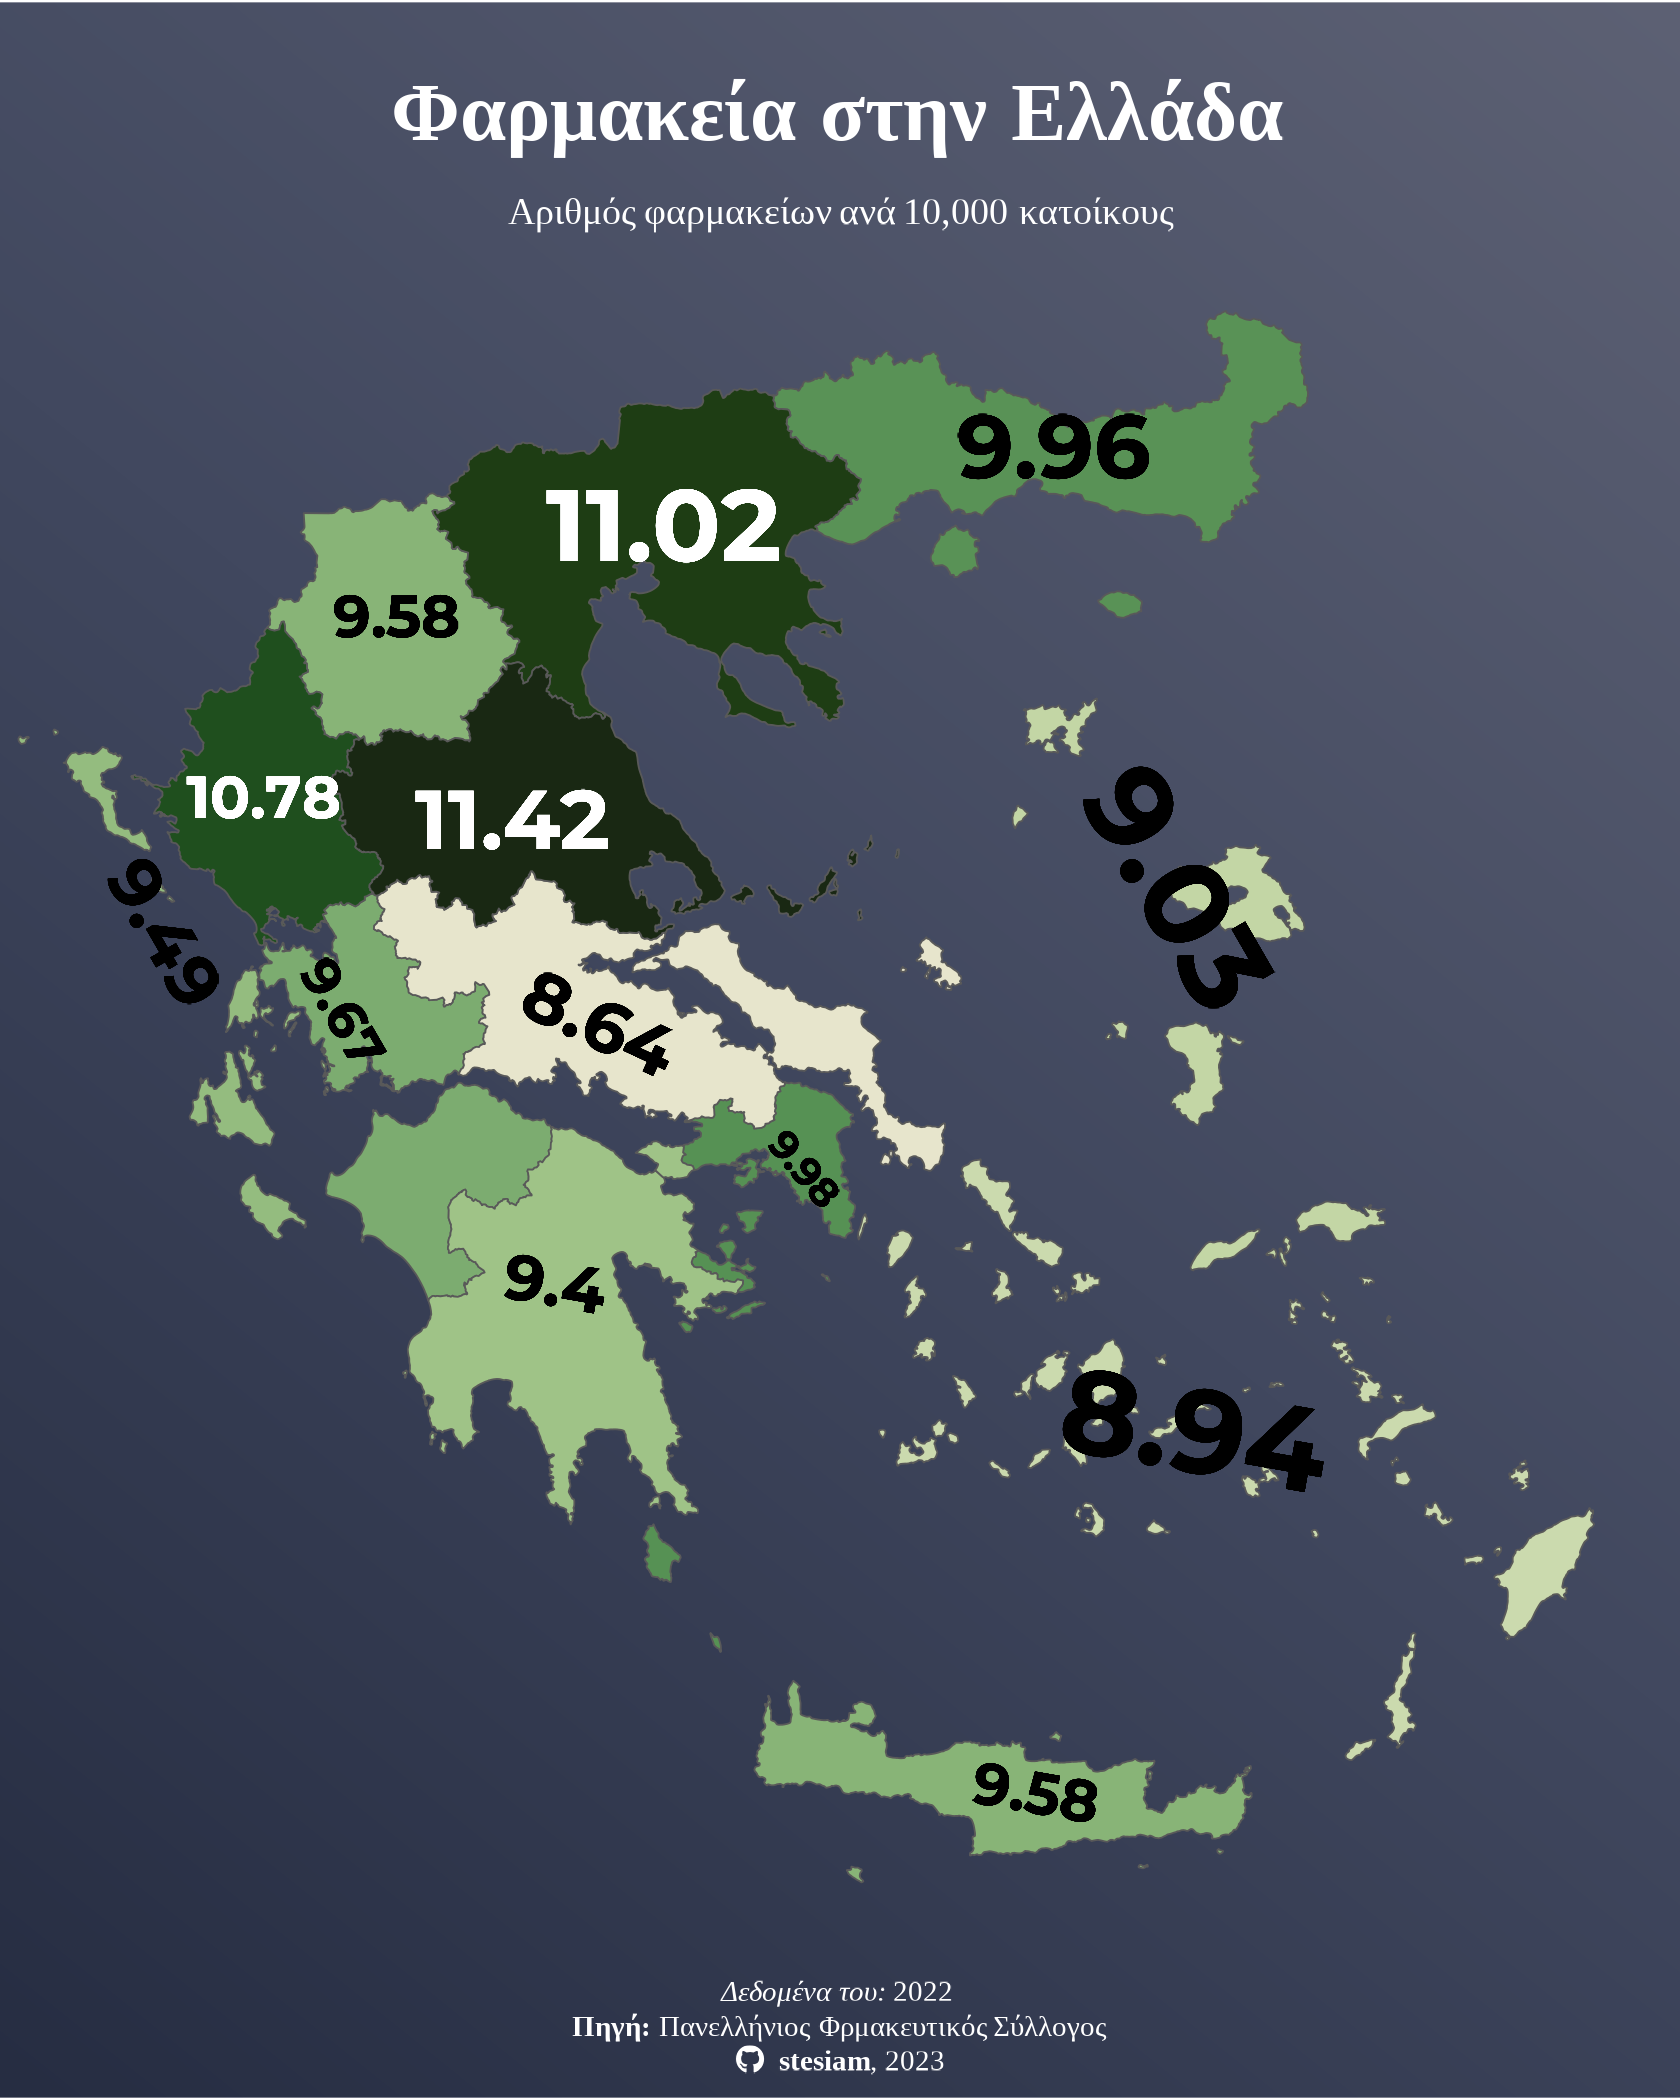

The R source for this figure:
library(readr)
library(readxl)
library(dplyr)
library(fuzzyjoin)
library(tabulizer)

library(ggplot2)
library(MetBrewer)
library(sf)
library(glue)
library(ggtext)
library(showtext)
library(sysfonts)


font_add_google("Righteous", family = "clim")
font_add_google("Montserrat", family = "mont")

sysfonts::font_add('fb', '/home/stelios/Downloads/fontawesome-free-6.4.0-desktop/otfs/Font Awesome 6 Brands-Regular-400.otf')
sysfonts::font_add('fs', '/home/stelios/Downloads/fontawesome-free-6.4.0-desktop/otfs/Font Awesome 6 Free-Solid-900.otf')


showtext_auto()
showtext::showtext_opts(dpi = 300)

here::here("GIF-1")

shapefile <- st_read("Shapefiles/GR_bsm_admn_adm2_py_EuroGeoGraphics_2015_pp.shp")


## Download and load dataset

download.file(
  url = "https://www.statistics.gr/en/statistics?p_p_id=documents_WAR_publicationsportlet_INSTANCE_Mr0GiQJSgPHd&p_p_lifecycle=2&p_p_state=normal&p_p_mode=view&p_p_cacheability=cacheLevelPage&p_p_col_id=column-2&p_p_col_count=4&p_p_col_pos=3&_documents_WAR_publicationsportlet_INSTANCE_Mr0GiQJSgPHd_javax.faces.resource=document&_documents_WAR_publicationsportlet_INSTANCE_Mr0GiQJSgPHd_ln=downloadResources&_documents_WAR_publicationsportlet_INSTANCE_Mr0GiQJSgPHd_documentID=115793&_documents_WAR_publicationsportlet_INSTANCE_Mr0GiQJSgPHd_locale=en",
  destfile = "GIF-0/pharmacies.xlsx"
)



statistics_tables <- extract_tables(
  file   = "GIF-2/subset.pdf", 
  method = "decide", 
  output = "data.frame")

regional_population = statistics_tables[[1]] |>
  select(-1) |>
  select(1,3) |>
  setNames(c("Region", "Population")) |>
  mutate(
    Population = stringr::str_replace_all(Population, ",", "")
  ) |>
  tidyr::drop_na() |>
  mutate(
    Region = stringr::str_to_title(Region)
  ) |>
  slice(-nrow(statistics_tables[[1]]))

pharmacies_raw = read_excel("GIF-0/pharmacies.xlsx", 
                                          sheet = "Φαρμακεία 2010-2022") |>
  select(last_col(), last_col(1)) |>
  tidyr::drop_na() |>
  setNames(c("Region", "Pharmacies"))

data_join = fuzzyjoin::stringdist_left_join(regional_population, pharmacies_raw,
                                            by = "Region",distance_col = "distance") |>
  rename(Region = Region.x) |>
  mutate(Pharmacies10000Capita = round(Pharmacies * 10000 / as.numeric(Population), digits = 2 )) |>
  rename(NAMA2 = Region) |>
  select(NAMA2, Pharmacies10000Capita)


data_shp_join = fuzzyjoin::stringdist_left_join(data_join, shapefile,
                                                by = "NAMA2",distance_col = "distance",
                                                max_dist = 7) |>
  group_by(NAMA2.x) |>
  dplyr::filter(distance == min(distance)) |>
  rename(Region = NAMA2.x) |>
  select(Region, Pharmacies10000Capita, geometry) |>
  arrange(Region) |>
  st_as_sf()

## Viz texts

title_text = glue("<b>Φαρμακεία στην Ελλάδα</b>")
subtitle_text = glue("Αριθμός φαρμακείων ανά 10,000 κατοίκους")
caption_text = glue("*Δεδομένα του:* 2022 <br><b> Πηγή:</b> Πανελλήνιος Φρμακευτικός Σύλλογος<br><span style='font-family:fb;'  >&#xf09b;</span> <b>stesiam</b>, 2023")


## Viz background

bg_gradient <- grid::linearGradient(colours = rev(MetBrewer::met.brewer("Demuth")[8:10]))

## Map viz

map = ggplot2::ggplot(data = data_shp_join) +
  scale_x_continuous(limits = c(19.7, 28.3)) +
  geom_sf(aes(fill = Pharmacies10000Capita)) +
  
  # Eastern Macedonia and Thrace
  
  geom_sf_text(
    x = 25.2, y = 41.15, 
    label = data_shp_join$Pharmacies10000Capita[1], 
    size = 7.5, 
    family = "mont",
    fontface = "bold",
    color = "black"
  ) +
  
  # Attica (Athens)
  geom_sf_text(
    x = 23.8, y = 37.96, 
    label = data_shp_join$Pharmacies10000Capita[2], 
    size = 3.4, 
    family = "mont",
    fontface = "bold",
    angle = -50,
    color = "black"
  ) +
  # Western Greece
  geom_sf_text(
    x = 21.2, y = 38.65, 
    label = data_shp_join$Pharmacies10000Capita[3], 
    size = 4.5, 
    family = "mont",
    fontface = "bold",
    angle = -60
  ) +
  
  # Western Macedonia
  
  geom_sf_text(
    x = 21.5, y = 40.4, 
    label = data_shp_join$Pharmacies10000Capita[4], 
    size = 5, 
    family = "mont",
    fontface = "bold",
    color = "black"
  ) +
  
  # Ionian Islands
  
  geom_sf_text(
    x = 20.2, y = 39,
    label = data_shp_join$Pharmacies10000Capita[5], 
    size = 6, 
    family = "mont",
    fontface = "bold",
    angle = -60
  ) +
  
  # Epirus
  
  geom_sf_text(
    x = 20.75, y = 39.6,
    label = data_shp_join$Pharmacies10000Capita[6], 
    size = 5, 
    family = "mont",
    fontface = "bold",
    color = "white"
  ) +
  
  # Central Macedonia
  
  geom_sf_text(
    x = 23, y = 40.8, 
    label = data_shp_join$Pharmacies10000Capita[7], 
    size = 8.5, 
    family = "mont",
    fontface = "bold",
    color = "white"
  ) +
  
  # Crete
  
  geom_sf_text(
    x = 25.1, y = 35.2, 
    label = data_shp_join$Pharmacies10000Capita[8], 
    size = 5, 
    family = "mont",
    fontface = "bold",
    angle = -10
  ) +
  
  # South Aegean
  
  geom_sf_text(
    x = 26, y = 36.8, 
    label = data_shp_join$Pharmacies10000Capita[9], 
    size = 10, 
    family = "mont",
    fontface = "bold",
    angle = -10,
    color = "black"
  ) +
  
  # Peloponnese
  
  geom_sf_text(
    x = 22.4, y = 37.45, 
    label = data_shp_join$Pharmacies10000Capita[10], 
    size = 5.4, 
    family = "mont",
    fontface = "bold",
    angle = -10
  ) +
  
  # Central Greece
  
  geom_sf_text(
    x = 22.65, y = 38.6, 
    label = data_shp_join$Pharmacies10000Capita[11], 
    size = 6, 
    family = "mont",
    fontface = "bold",
    angle = -25
  ) +
  
  # Thessaly
  
  geom_sf_text(
    x = 22.15, y = 39.5, 
    label = data_shp_join$Pharmacies10000Capita[12], 
    size = 7, 
    family = "mont",
    fontface = "bold",
    angle = 0,
    color = "white"
  ) +
  
  # North Aegean
  
  geom_sf_text(
    x = 25.9, y = 39.2, 
    label = data_shp_join$Pharmacies10000Capita[13], 
    size = 10, 
    family = "mont",
    fontface = "bold",
    angle = -60
  ) +
  
  labs(
    title = title_text,
    subtitle = subtitle_text,
    caption = caption_text
  ) +
  scale_fill_gradientn(colors = met.brewer("VanGogh3")) +
  theme_void(base_size = 11) +
  theme(
    plot.title = element_markdown(family = "serif", hjust = 0.5, size = 20,
                                  margin = margin(t = 20, b = 10),
                                  color = "white"),
    plot.subtitle = element_markdown(size = 9, family = "serif", hjust = 0.5, 
                                           lineheight = 1.2, color = "white",
                                           margin = margin(l = 10, r = 10)),
    plot.caption = element_markdown(family = "serif", hjust = 0.5,
                                    margin = margin(t = 5, b = 5),
                                    lineheight = 1.2,
                                    color = "white",
                                    size = 7),
    legend.position = "none",
    plot.background = element_rect(fill = bg_gradient, color = "transparent")
  )

ggsave(
  filename = "GIF-0/GIF-0-el.png",
  height = 7,
  width = 5.6,
  plot = map,
  device = "png",
  dpi = 300)



